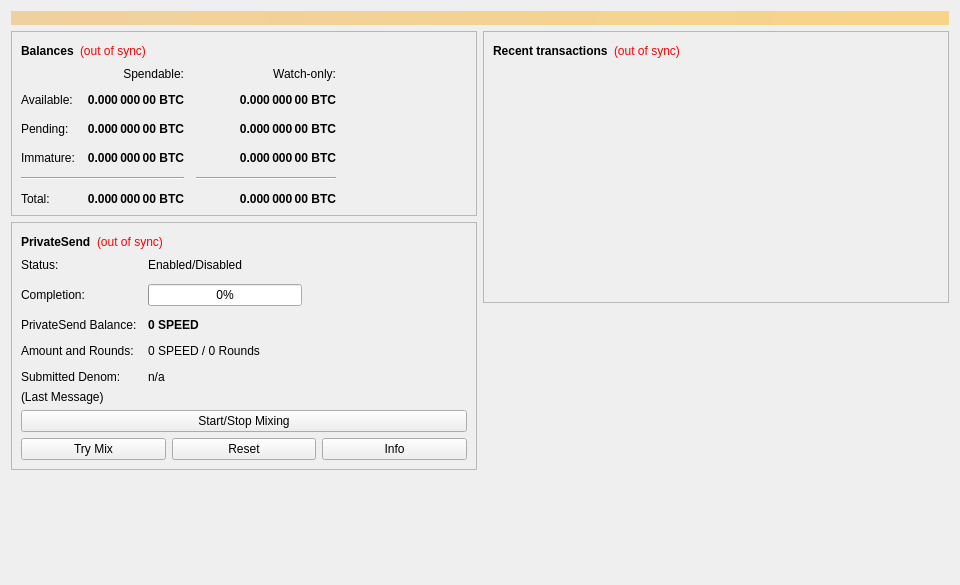
<?xml version="1.0" encoding="UTF-8"?>
<ui version="4.0">
 <class>OverviewPage</class>
 <widget class="QWidget" name="OverviewPage">
  <property name="geometry">
   <rect>
    <x>0</x>
    <y>0</y>
    <width>960</width>
    <height>585</height>
   </rect>
  </property>
  <property name="minimumSize">
   <size>
    <width>960</width>
    <height>0</height>
   </size>
  </property>
  <property name="windowTitle">
   <string>Form</string>
  </property>
  <layout class="QVBoxLayout" name="topLayout">
   <item>
    <widget class="QLabel" name="labelAlerts">
     <property name="visible">
      <bool>false</bool>
     </property>
     <property name="styleSheet">
      <string notr="true">QLabel { background-color: qlineargradient(x1: 0, y1: 0, x2: 1, y2: 0, stop:0 #F0D0A0, stop:1 #F8D488); color:#000000; }</string>
     </property>
     <property name="wordWrap">
      <bool>true</bool>
     </property>
     <property name="margin">
      <number>3</number>
     </property>
     <property name="textInteractionFlags">
      <set>Qt::TextSelectableByMouse</set>
     </property>
    </widget>
   </item>
   <item>
    <layout class="QHBoxLayout" name="horizontalLayout" stretch="1,1">
     <item>
      <layout class="QVBoxLayout" name="verticalLayout_2">
       <item>
        <widget class="QFrame" name="frame">
         <property name="frameShape">
          <enum>QFrame::StyledPanel</enum>
         </property>
         <property name="frameShadow">
          <enum>QFrame::Raised</enum>
         </property>
         <layout class="QVBoxLayout" name="verticalLayout_4">
          <item>
           <layout class="QHBoxLayout" name="horizontalLayout_4">
            <item>
             <widget class="QLabel" name="label_5">
              <property name="font">
               <font>
                <weight>75</weight>
                <bold>true</bold>
               </font>
              </property>
              <property name="text">
               <string>Balances</string>
              </property>
             </widget>
            </item>
            <item>
             <widget class="QLabel" name="labelWalletStatus">
              <property name="toolTip">
               <string>The displayed information may be out of date. Your wallet automatically synchronizes with the Speed network after a connection is established, but this process has not completed yet.</string>
              </property>
              <property name="styleSheet">
               <string notr="true">QLabel { color: red; }</string>
              </property>
              <property name="text">
               <string notr="true">(out of sync)</string>
              </property>
              <property name="alignment">
               <set>Qt::AlignLeading|Qt::AlignLeft|Qt::AlignVCenter</set>
              </property>
             </widget>
            </item>
            <item>
             <spacer name="horizontalSpacer_3">
              <property name="orientation">
               <enum>Qt::Horizontal</enum>
              </property>
              <property name="sizeHint" stdset="0">
               <size>
                <width>40</width>
                <height>20</height>
               </size>
              </property>
             </spacer>
            </item>
           </layout>
          </item>
          <item>
           <layout class="QGridLayout" name="gridLayout">
            <property name="spacing">
             <number>12</number>
            </property>
            <item row="2" column="2">
             <widget class="QLabel" name="labelWatchPending">
              <property name="font">
               <font>
                <weight>75</weight>
                <bold>true</bold>
               </font>
              </property>
              <property name="cursor">
               <cursorShape>IBeamCursor</cursorShape>
              </property>
              <property name="toolTip">
               <string>Unconfirmed transactions to watch-only addresses</string>
              </property>
              <property name="text">
               <string notr="true">0.000 000 00 BTC</string>
              </property>
              <property name="alignment">
               <set>Qt::AlignRight|Qt::AlignTrailing|Qt::AlignVCenter</set>
              </property>
              <property name="textInteractionFlags">
               <set>Qt::LinksAccessibleByMouse|Qt::TextSelectableByKeyboard|Qt::TextSelectableByMouse</set>
              </property>
             </widget>
            </item>
            <item row="2" column="1">
             <widget class="QLabel" name="labelUnconfirmed">
              <property name="font">
               <font>
                <weight>75</weight>
                <bold>true</bold>
               </font>
              </property>
              <property name="cursor">
               <cursorShape>IBeamCursor</cursorShape>
              </property>
              <property name="toolTip">
               <string>Total of transactions that have yet to be confirmed, and do not yet count toward the spendable balance</string>
              </property>
              <property name="text">
               <string notr="true">0.000 000 00 BTC</string>
              </property>
              <property name="alignment">
               <set>Qt::AlignRight|Qt::AlignTrailing|Qt::AlignVCenter</set>
              </property>
              <property name="textInteractionFlags">
               <set>Qt::LinksAccessibleByMouse|Qt::TextSelectableByKeyboard|Qt::TextSelectableByMouse</set>
              </property>
             </widget>
            </item>
            <item row="3" column="2">
             <widget class="QLabel" name="labelWatchImmature">
              <property name="font">
               <font>
                <weight>75</weight>
                <bold>true</bold>
               </font>
              </property>
              <property name="cursor">
               <cursorShape>IBeamCursor</cursorShape>
              </property>
              <property name="toolTip">
               <string>Mined balance in watch-only addresses that has not yet matured</string>
              </property>
              <property name="text">
               <string notr="true">0.000 000 00 BTC</string>
              </property>
              <property name="alignment">
               <set>Qt::AlignRight|Qt::AlignTrailing|Qt::AlignVCenter</set>
              </property>
              <property name="textInteractionFlags">
               <set>Qt::LinksAccessibleByMouse|Qt::TextSelectableByKeyboard|Qt::TextSelectableByMouse</set>
              </property>
             </widget>
            </item>
            <item row="4" column="0" colspan="2">
             <widget class="Line" name="lineSpendableBalance">
              <property name="orientation">
               <enum>Qt::Horizontal</enum>
              </property>
             </widget>
            </item>
            <item row="4" column="2">
             <widget class="Line" name="lineWatchBalance">
              <property name="sizePolicy">
               <sizepolicy hsizetype="Preferred" vsizetype="Fixed">
                <horstretch>0</horstretch>
                <verstretch>0</verstretch>
               </sizepolicy>
              </property>
              <property name="minimumSize">
               <size>
                <width>140</width>
                <height>0</height>
               </size>
              </property>
              <property name="orientation">
               <enum>Qt::Horizontal</enum>
              </property>
             </widget>
            </item>
            <item row="5" column="0">
             <widget class="QLabel" name="labelTotalText">
              <property name="text">
               <string>Total:</string>
              </property>
             </widget>
            </item>
            <item row="3" column="1">
             <widget class="QLabel" name="labelImmature">
              <property name="font">
               <font>
                <weight>75</weight>
                <bold>true</bold>
               </font>
              </property>
              <property name="cursor">
               <cursorShape>IBeamCursor</cursorShape>
              </property>
              <property name="toolTip">
               <string>Mined balance that has not yet matured</string>
              </property>
              <property name="text">
               <string notr="true">0.000 000 00 BTC</string>
              </property>
              <property name="alignment">
               <set>Qt::AlignRight|Qt::AlignTrailing|Qt::AlignVCenter</set>
              </property>
              <property name="textInteractionFlags">
               <set>Qt::LinksAccessibleByMouse|Qt::TextSelectableByKeyboard|Qt::TextSelectableByMouse</set>
              </property>
             </widget>
            </item>
            <item row="2" column="3">
             <spacer name="horizontalSpacer_2">
              <property name="orientation">
               <enum>Qt::Horizontal</enum>
              </property>
              <property name="sizeHint" stdset="0">
               <size>
                <width>40</width>
                <height>20</height>
               </size>
              </property>
             </spacer>
            </item>
            <item row="3" column="0">
             <widget class="QLabel" name="labelImmatureText">
              <property name="text">
               <string>Immature:</string>
              </property>
             </widget>
            </item>
            <item row="5" column="1">
             <widget class="QLabel" name="labelTotal">
              <property name="font">
               <font>
                <weight>75</weight>
                <bold>true</bold>
               </font>
              </property>
              <property name="cursor">
               <cursorShape>IBeamCursor</cursorShape>
              </property>
              <property name="toolTip">
               <string>Your current total balance</string>
              </property>
              <property name="text">
               <string notr="true">0.000 000 00 BTC</string>
              </property>
              <property name="alignment">
               <set>Qt::AlignRight|Qt::AlignTrailing|Qt::AlignVCenter</set>
              </property>
              <property name="textInteractionFlags">
               <set>Qt::LinksAccessibleByMouse|Qt::TextSelectableByKeyboard|Qt::TextSelectableByMouse</set>
              </property>
             </widget>
            </item>
            <item row="5" column="2">
             <widget class="QLabel" name="labelWatchTotal">
              <property name="font">
               <font>
                <weight>75</weight>
                <bold>true</bold>
               </font>
              </property>
              <property name="cursor">
               <cursorShape>IBeamCursor</cursorShape>
              </property>
              <property name="toolTip">
               <string>Current total balance in watch-only addresses</string>
              </property>
              <property name="text">
               <string notr="true">0.000 000 00 BTC</string>
              </property>
              <property name="alignment">
               <set>Qt::AlignRight|Qt::AlignTrailing|Qt::AlignVCenter</set>
              </property>
              <property name="textInteractionFlags">
               <set>Qt::LinksAccessibleByMouse|Qt::TextSelectableByKeyboard|Qt::TextSelectableByMouse</set>
              </property>
             </widget>
            </item>
            <item row="0" column="2">
             <widget class="QLabel" name="labelWatchonly">
              <property name="text">
               <string>Watch-only:</string>
              </property>
              <property name="alignment">
               <set>Qt::AlignRight|Qt::AlignTrailing|Qt::AlignVCenter</set>
              </property>
             </widget>
            </item>
            <item row="1" column="0">
             <widget class="QLabel" name="labelBalanceText">
              <property name="text">
               <string>Available:</string>
              </property>
             </widget>
            </item>
            <item row="1" column="1">
             <widget class="QLabel" name="labelBalance">
              <property name="font">
               <font>
                <weight>75</weight>
                <bold>true</bold>
               </font>
              </property>
              <property name="cursor">
               <cursorShape>IBeamCursor</cursorShape>
              </property>
              <property name="toolTip">
               <string>Your current spendable balance</string>
              </property>
              <property name="text">
               <string notr="true">0.000 000 00 BTC</string>
              </property>
              <property name="alignment">
               <set>Qt::AlignRight|Qt::AlignTrailing|Qt::AlignVCenter</set>
              </property>
              <property name="textInteractionFlags">
               <set>Qt::LinksAccessibleByMouse|Qt::TextSelectableByKeyboard|Qt::TextSelectableByMouse</set>
              </property>
             </widget>
            </item>
            <item row="1" column="2">
             <widget class="QLabel" name="labelWatchAvailable">
              <property name="font">
               <font>
                <weight>75</weight>
                <bold>true</bold>
               </font>
              </property>
              <property name="cursor">
               <cursorShape>IBeamCursor</cursorShape>
              </property>
              <property name="toolTip">
               <string>Your current balance in watch-only addresses</string>
              </property>
              <property name="text">
               <string notr="true">0.000 000 00 BTC</string>
              </property>
              <property name="alignment">
               <set>Qt::AlignRight|Qt::AlignTrailing|Qt::AlignVCenter</set>
              </property>
              <property name="textInteractionFlags">
               <set>Qt::LinksAccessibleByMouse|Qt::TextSelectableByKeyboard|Qt::TextSelectableByMouse</set>
              </property>
             </widget>
            </item>
            <item row="2" column="0">
             <widget class="QLabel" name="labelPendingText">
              <property name="text">
               <string>Pending:</string>
              </property>
             </widget>
            </item>
            <item row="0" column="1">
             <widget class="QLabel" name="labelSpendable">
              <property name="text">
               <string>Spendable:</string>
              </property>
              <property name="alignment">
               <set>Qt::AlignRight|Qt::AlignTrailing|Qt::AlignVCenter</set>
              </property>
             </widget>
            </item>
           </layout>
          </item>
         </layout>
        </widget>
       </item>
       <item>
        <widget class="QFrame" name="framePrivateSend">
         <property name="layoutDirection">
          <enum>Qt::LeftToRight</enum>
         </property>
         <property name="frameShape">
          <enum>QFrame::StyledPanel</enum>
         </property>
         <property name="frameShadow">
          <enum>QFrame::Raised</enum>
         </property>
         <layout class="QVBoxLayout" name="VerticalLayout_PS1">
          <item>
           <layout class="QHBoxLayout" name="horizontalLayout_5">
            <item>
             <widget class="QLabel" name="labelPrivateSendHeader">
              <property name="font">
               <font>
                <weight>75</weight>
                <bold>true</bold>
               </font>
              </property>
              <property name="text">
               <string>PrivateSend</string>
              </property>
             </widget>
            </item>
            <item>
             <widget class="QLabel" name="labelPrivateSendSyncStatus">
              <property name="toolTip">
               <string>The displayed information may be out of date. Your wallet automatically synchronizes with the Speed network after a connection is established, but this process has not completed yet.</string>
              </property>
              <property name="styleSheet">
               <string notr="true">QLabel { color: red; }</string>
              </property>
              <property name="text">
               <string notr="true">(out of sync)</string>
              </property>
              <property name="alignment">
               <set>Qt::AlignLeading|Qt::AlignLeft|Qt::AlignVCenter</set>
              </property>
             </widget>
            </item>
            <item>
             <spacer name="horizontalSpacer_4">
              <property name="orientation">
               <enum>Qt::Horizontal</enum>
              </property>
              <property name="sizeHint" stdset="0">
               <size>
                <width>40</width>
                <height>20</height>
               </size>
              </property>
             </spacer>
            </item>
           </layout>
          </item>
          <item>
           <layout class="QFormLayout" name="privateSendFormLayout">
            <property name="fieldGrowthPolicy">
             <enum>QFormLayout::AllNonFixedFieldsGrow</enum>
            </property>
            <property name="horizontalSpacing">
             <number>11</number>
            </property>
            <property name="verticalSpacing">
             <number>12</number>
            </property>
            <item row="0" column="0">
             <widget class="QLabel" name="labelPrivateSendEnabledText">
              <property name="text">
               <string>Status:</string>
              </property>
             </widget>
            </item>
            <item row="0" column="1">
             <widget class="QLabel" name="labelPrivateSendEnabled">
              <property name="text">
               <string>Enabled/Disabled</string>
              </property>
             </widget>
            </item>
            <item row="1" column="0">
             <widget class="QLabel" name="labelCompletitionText">
              <property name="text">
               <string>Completion:</string>
              </property>
             </widget>
            </item>
            <item row="1" column="1">
             <widget class="QProgressBar" name="privateSendProgress">
              <property name="maximumSize">
               <size>
                <width>154</width>
                <height>16777215</height>
               </size>
              </property>
              <property name="value">
               <number>0</number>
              </property>
             </widget>
            </item>
            <item row="2" column="0">
             <widget class="QLabel" name="labelAnonymizedText">
              <property name="text">
               <string>PrivateSend Balance:</string>
              </property>
             </widget>
            </item>
            <item row="2" column="1">
             <widget class="QLabel" name="labelAnonymized">
              <property name="font">
               <font>
                <weight>75</weight>
                <bold>true</bold>
               </font>
              </property>
              <property name="text">
               <string notr="true">0 SPEED</string>
              </property>
             </widget>
            </item>
            <item row="3" column="0">
             <widget class="QLabel" name="labelAmountAndRoundsText">
              <property name="text">
               <string>Amount and Rounds:</string>
              </property>
             </widget>
            </item>
            <item row="3" column="1">
             <widget class="QLabel" name="labelAmountRounds">
              <property name="text">
               <string>0 SPEED / 0 Rounds</string>
              </property>
             </widget>
            </item>
            <item row="4" column="0">
             <widget class="QLabel" name="labelSubmittedDenomText">
              <property name="text">
               <string>Submitted Denom:</string>
              </property>
             </widget>
            </item>
            <item row="4" column="1">
             <widget class="QLabel" name="labelSubmittedDenom">
              <property name="toolTip">
               <string>The denominations you submitted to the Masternode.&lt;br&gt;To mix, other users must submit the exact same denominations.</string>
              </property>
              <property name="text">
               <string>n/a</string>
              </property>
             </widget>
            </item>
           </layout>
          </item>
          <item>
           <layout class="QVBoxLayout" name="VerticalLayout_PS">
            <item>
             <widget class="QLabel" name="labelPrivateSendLastMessage">
              <property name="text">
               <string>(Last Message)</string>
              </property>
              <property name="alignment">
               <set>Qt::AlignLeading|Qt::AlignLeft|Qt::AlignTop</set>
              </property>
              <property name="wordWrap">
               <bool>true</bool>
              </property>
             </widget>
            </item>
            <item>
             <widget class="QPushButton" name="togglePrivateSend">
              <property name="sizePolicy">
               <sizepolicy hsizetype="MinimumExpanding" vsizetype="Fixed">
                <horstretch>0</horstretch>
                <verstretch>0</verstretch>
               </sizepolicy>
              </property>
              <property name="text">
               <string>Start/Stop Mixing</string>
              </property>
             </widget>
            </item>
            <item>
             <layout class="QHBoxLayout" name="horizontalLayout_debugbuttons">
              <item>
               <widget class="QPushButton" name="privateSendAuto">
                <property name="sizePolicy">
                 <sizepolicy hsizetype="MinimumExpanding" vsizetype="Fixed">
                  <horstretch>0</horstretch>
                  <verstretch>0</verstretch>
                 </sizepolicy>
                </property>
                <property name="toolTip">
                 <string>Try to manually submit a PrivateSend request.</string>
                </property>
                <property name="text">
                 <string>Try Mix</string>
                </property>
               </widget>
              </item>
              <item>
               <widget class="QPushButton" name="privateSendReset">
                <property name="sizePolicy">
                 <sizepolicy hsizetype="MinimumExpanding" vsizetype="Fixed">
                  <horstretch>0</horstretch>
                  <verstretch>0</verstretch>
                 </sizepolicy>
                </property>
                <property name="toolTip">
                 <string>Reset the current status of PrivateSend (can interrupt PrivateSend if it's in the process of Mixing, which can cost you money!)</string>
                </property>
                <property name="autoFillBackground">
                 <bool>false</bool>
                </property>
                <property name="text">
                 <string>Reset</string>
                </property>
               </widget>
              </item>
              <item>
               <widget class="QPushButton" name="privateSendInfo">
                <property name="sizePolicy">
                 <sizepolicy hsizetype="MinimumExpanding" vsizetype="Fixed">
                  <horstretch>0</horstretch>
                  <verstretch>0</verstretch>
                 </sizepolicy>
                </property>
                <property name="toolTip">
                 <string>Information about PrivateSend and Mixing</string>
                </property>
                <property name="text">
                 <string>Info</string>
                </property>
               </widget>
              </item>
             </layout>
            </item>
           </layout>
          </item>
         </layout>
        </widget>
       </item>
       <item>
        <spacer name="verticalSpacer">
         <property name="orientation">
          <enum>Qt::Vertical</enum>
         </property>
         <property name="sizeHint" stdset="0">
          <size>
           <width>20</width>
           <height>40</height>
          </size>
         </property>
        </spacer>
       </item>
      </layout>
     </item>
     <item>
      <layout class="QVBoxLayout" name="verticalLayout_3">
       <item>
        <widget class="QFrame" name="frame_2">
         <property name="frameShape">
          <enum>QFrame::StyledPanel</enum>
         </property>
         <property name="frameShadow">
          <enum>QFrame::Raised</enum>
         </property>
         <layout class="QVBoxLayout" name="verticalLayout">
          <item>
           <layout class="QHBoxLayout" name="horizontalLayout_2">
            <item>
             <widget class="QLabel" name="label_4">
              <property name="font">
               <font>
                <weight>75</weight>
                <bold>true</bold>
               </font>
              </property>
              <property name="text">
               <string>Recent transactions</string>
              </property>
             </widget>
            </item>
            <item>
             <widget class="QLabel" name="labelTransactionsStatus">
              <property name="toolTip">
               <string>The displayed information may be out of date. Your wallet automatically synchronizes with the Speed network after a connection is established, but this process has not completed yet.</string>
              </property>
              <property name="styleSheet">
               <string notr="true">QLabel { color: red; }</string>
              </property>
              <property name="text">
               <string notr="true">(out of sync)</string>
              </property>
              <property name="alignment">
               <set>Qt::AlignLeading|Qt::AlignLeft|Qt::AlignVCenter</set>
              </property>
             </widget>
            </item>
            <item>
             <spacer name="horizontalSpacer">
              <property name="orientation">
               <enum>Qt::Horizontal</enum>
              </property>
              <property name="sizeHint" stdset="0">
               <size>
                <width>40</width>
                <height>20</height>
               </size>
              </property>
             </spacer>
            </item>
           </layout>
          </item>
          <item>
           <widget class="QListView" name="listTransactions">
            <property name="styleSheet">
             <string notr="true">QListView { background: transparent; }</string>
            </property>
            <property name="frameShape">
             <enum>QFrame::NoFrame</enum>
            </property>
            <property name="verticalScrollBarPolicy">
             <enum>Qt::ScrollBarAlwaysOff</enum>
            </property>
            <property name="horizontalScrollBarPolicy">
             <enum>Qt::ScrollBarAlwaysOff</enum>
            </property>
            <property name="selectionMode">
             <enum>QAbstractItemView::NoSelection</enum>
            </property>
           </widget>
          </item>
         </layout>
        </widget>
       </item>
       <item>
        <spacer name="verticalSpacer_2">
         <property name="orientation">
          <enum>Qt::Vertical</enum>
         </property>
         <property name="sizeHint" stdset="0">
          <size>
           <width>20</width>
           <height>40</height>
          </size>
         </property>
        </spacer>
       </item>
      </layout>
     </item>
    </layout>
   </item>
  </layout>
 </widget>
 <resources/>
 <connections/>
</ui>
